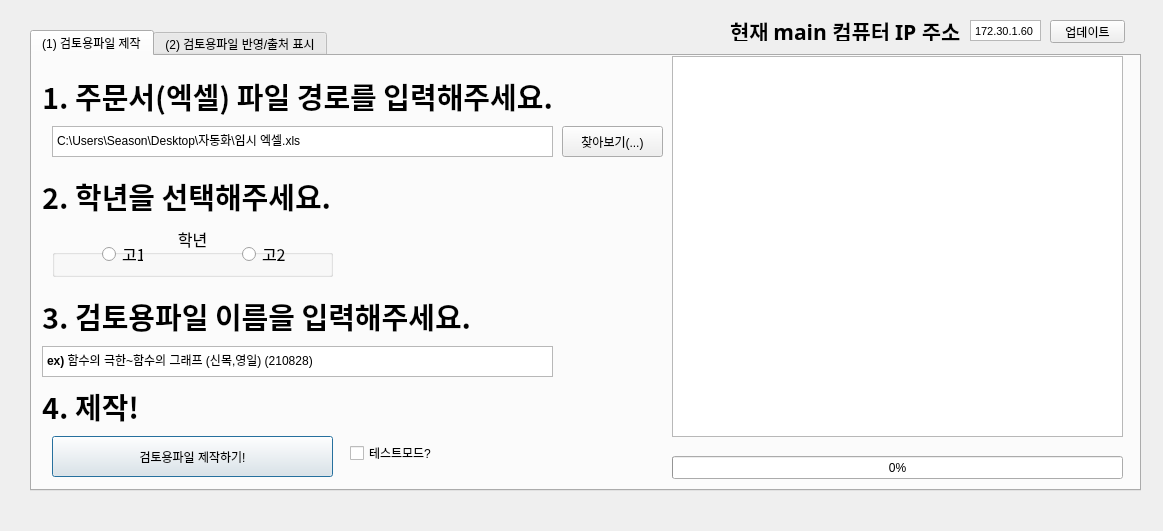
<?xml version="1.0" encoding="UTF-8"?>
<ui version="4.0">
 <class>main</class>
 <widget class="QDialog" name="main">
  <property name="geometry">
   <rect>
    <x>0</x>
    <y>0</y>
    <width>1163</width>
    <height>531</height>
   </rect>
  </property>
  <property name="sizePolicy">
   <sizepolicy hsizetype="Ignored" vsizetype="Ignored">
    <horstretch>0</horstretch>
    <verstretch>0</verstretch>
   </sizepolicy>
  </property>
  <property name="mouseTracking">
   <bool>false</bool>
  </property>
  <property name="windowTitle">
   <string notr="true">시험1</string>
  </property>
  <property name="autoFillBackground">
   <bool>true</bool>
  </property>
  <property name="sizeGripEnabled">
   <bool>false</bool>
  </property>
  <widget class="QTabWidget" name="tab_kind">
   <property name="geometry">
    <rect>
     <x>30</x>
     <y>30</y>
     <width>1111</width>
     <height>461</height>
    </rect>
   </property>
   <property name="currentIndex">
    <number>0</number>
   </property>
   <widget class="QWidget" name="first_tab">
    <attribute name="title">
     <string>(1) 검토용파일 제작</string>
    </attribute>
    <widget class="QLabel" name="label_third">
     <property name="geometry">
      <rect>
       <x>10</x>
       <y>240</y>
       <width>611</width>
       <height>41</height>
      </rect>
     </property>
     <property name="font">
      <font>
       <family>나눔고딕</family>
       <pointsize>22</pointsize>
       <weight>75</weight>
       <bold>true</bold>
      </font>
     </property>
     <property name="text">
      <string>3. 검토용파일 이름을 입력해주세요.</string>
     </property>
    </widget>
    <widget class="QTextEdit" name="QTextEdit_test_name">
     <property name="geometry">
      <rect>
       <x>10</x>
       <y>290</y>
       <width>511</width>
       <height>31</height>
      </rect>
     </property>
     <property name="font">
      <font>
       <family>Arial</family>
       <pointsize>9</pointsize>
      </font>
     </property>
     <property name="frameShadow">
      <enum>QFrame::Sunken</enum>
     </property>
     <property name="html">
      <string>&lt;!DOCTYPE HTML PUBLIC &quot;-//W3C//DTD HTML 4.0//EN&quot; &quot;http://www.w3.org/TR/REC-html40/strict.dtd&quot;&gt;
&lt;html&gt;&lt;head&gt;&lt;meta name=&quot;qrichtext&quot; content=&quot;1&quot; /&gt;&lt;style type=&quot;text/css&quot;&gt;
p, li { white-space: pre-wrap; }
&lt;/style&gt;&lt;/head&gt;&lt;body style=&quot; font-family:'Arial'; font-size:9pt; font-weight:400; font-style:normal;&quot;&gt;
&lt;p style=&quot; margin-top:0px; margin-bottom:0px; margin-left:0px; margin-right:0px; -qt-block-indent:0; text-indent:0px;&quot;&gt;&lt;span style=&quot; font-weight:600;&quot;&gt;ex)&lt;/span&gt; 함수의 극한~함수의 그래프 (신목,영일) (210828)&lt;/p&gt;&lt;/body&gt;&lt;/html&gt;</string>
     </property>
     <property name="overwriteMode">
      <bool>false</bool>
     </property>
    </widget>
    <widget class="QGroupBox" name="groupBox_grade">
     <property name="geometry">
      <rect>
       <x>20</x>
       <y>170</y>
       <width>281</width>
       <height>51</height>
      </rect>
     </property>
     <property name="font">
      <font>
       <family>나눔고딕</family>
       <pointsize>12</pointsize>
      </font>
     </property>
     <property name="title">
      <string>학년</string>
     </property>
     <property name="alignment">
      <set>Qt::AlignHCenter|Qt::AlignTop</set>
     </property>
     <widget class="QRadioButton" name="radioButton_grade1">
      <property name="geometry">
       <rect>
        <x>50</x>
        <y>20</y>
        <width>41</width>
        <height>16</height>
       </rect>
      </property>
      <property name="text">
       <string>고1</string>
      </property>
     </widget>
     <widget class="QRadioButton" name="radioButton_grade2">
      <property name="geometry">
       <rect>
        <x>190</x>
        <y>20</y>
        <width>51</width>
        <height>16</height>
       </rect>
      </property>
      <property name="text">
       <string>고2</string>
      </property>
     </widget>
    </widget>
    <widget class="QTextEdit" name="QTextEdit_excel_directory">
     <property name="geometry">
      <rect>
       <x>20</x>
       <y>70</y>
       <width>501</width>
       <height>31</height>
      </rect>
     </property>
     <property name="font">
      <font>
       <family>Arial</family>
       <pointsize>9</pointsize>
      </font>
     </property>
     <property name="toolTip">
      <string>&lt;html&gt;&lt;head/&gt;&lt;body&gt;&lt;pre style=&quot; margin-top:12px; margin-bottom:12px; margin-left:0px; margin-right:0px; -qt-block-indent:0; text-indent:0px; background-color:#ffffff;&quot;&gt;&lt;span style=&quot; font-family:'맑은 고딕'; font-size:9.8pt; color:#080808; background-color:#ffffff;&quot;&gt;엑셀파일의 경로를 입력해주면 됩니다&lt;/span&gt;&lt;span style=&quot; font-family:'JetBrains Mono','monospace'; font-size:9.8pt; color:#080808;&quot;&gt;.&lt;br/&gt;Ex) excel = r&amp;quot;C:\Users\Season\Desktop\&lt;/span&gt;&lt;span style=&quot; font-family:'맑은 고딕'; font-size:9.8pt; color:#080808;&quot;&gt;내신주문서&lt;/span&gt;&lt;span style=&quot; font-family:'JetBrains Mono','monospace'; font-size:9.8pt; color:#080808;&quot;&gt;.xlsx&amp;quot;&lt;br/&gt;&lt;/span&gt;&lt;span style=&quot; font-family:'맑은 고딕'; font-size:9.8pt; color:#080808;&quot;&gt;경로를 쉽게 따오는 방법은 해당 파일을 누르고 &lt;/span&gt;&lt;span style=&quot; font-family:'JetBrains Mono','monospace'; font-size:9.8pt; color:#080808;&quot;&gt;(Shift+F10)&lt;/span&gt;&lt;span style=&quot; font-family:'맑은 고딕'; font-size:9.8pt; color:#080808;&quot;&gt;을 누르고 &lt;/span&gt;&lt;span style=&quot; font-family:'JetBrains Mono','monospace'; font-size:9.8pt; color:#080808;&quot;&gt;A&lt;/span&gt;&lt;span style=&quot; font-family:'맑은 고딕'; font-size:9.8pt; color:#080808;&quot;&gt;를 누르면 경로가 자동으로 복사됩니다&lt;/span&gt;&lt;span style=&quot; font-family:'JetBrains Mono','monospace'; font-size:9.8pt; color:#080808;&quot;&gt;.&lt;br/&gt;&lt;/span&gt;&lt;span style=&quot; font-family:'맑은 고딕'; font-size:9.8pt; color:#080808;&quot;&gt;만약 엑셀파일을 내신주문서 대신 해당 부분만 따로 떼서 하실 경우 &lt;/span&gt;&lt;span style=&quot; font-family:'JetBrains Mono','monospace'; font-size:9.8pt; color:#080808;&quot;&gt;&amp;quot;&lt;/span&gt;&lt;span style=&quot; font-family:'맑은 고딕'; font-size:9.8pt; color:#080808;&quot;&gt;고&lt;/span&gt;&lt;span style=&quot; font-family:'JetBrains Mono','monospace'; font-size:9.8pt; color:#080808;&quot;&gt;1 2021&amp;quot; &lt;/span&gt;&lt;span style=&quot; font-family:'맑은 고딕'; font-size:9.8pt; color:#080808;&quot;&gt;또는 &lt;/span&gt;&lt;span style=&quot; font-family:'JetBrains Mono','monospace'; font-size:9.8pt; color:#080808;&quot;&gt;&amp;quot;&lt;/span&gt;&lt;span style=&quot; font-family:'맑은 고딕'; font-size:9.8pt; color:#080808;&quot;&gt;고&lt;/span&gt;&lt;span style=&quot; font-family:'JetBrains Mono','monospace'; font-size:9.8pt; color:#080808;&quot;&gt;2 2021&amp;quot; &lt;/span&gt;&lt;span style=&quot; font-family:'맑은 고딕'; font-size:9.8pt; color:#080808;&quot;&gt;로 시트 이름을 바꾸어 주세요&lt;/span&gt;&lt;span style=&quot; font-family:'JetBrains Mono','monospace'; font-size:9.8pt; color:#080808;&quot;&gt;.&lt;/span&gt;&lt;/pre&gt;&lt;/body&gt;&lt;/html&gt;</string>
     </property>
     <property name="toolTipDuration">
      <number>5000</number>
     </property>
     <property name="html">
      <string>&lt;!DOCTYPE HTML PUBLIC &quot;-//W3C//DTD HTML 4.0//EN&quot; &quot;http://www.w3.org/TR/REC-html40/strict.dtd&quot;&gt;
&lt;html&gt;&lt;head&gt;&lt;meta name=&quot;qrichtext&quot; content=&quot;1&quot; /&gt;&lt;style type=&quot;text/css&quot;&gt;
p, li { white-space: pre-wrap; }
&lt;/style&gt;&lt;/head&gt;&lt;body style=&quot; font-family:'Arial'; font-size:9pt; font-weight:400; font-style:normal;&quot;&gt;
&lt;p style=&quot; margin-top:0px; margin-bottom:0px; margin-left:0px; margin-right:0px; -qt-block-indent:0; text-indent:0px;&quot;&gt;C:\Users\Season\Desktop\자동화\임시 엑셀.xls&lt;/p&gt;&lt;/body&gt;&lt;/html&gt;</string>
     </property>
    </widget>
    <widget class="QLabel" name="label_fourth">
     <property name="geometry">
      <rect>
       <x>10</x>
       <y>330</y>
       <width>691</width>
       <height>41</height>
      </rect>
     </property>
     <property name="font">
      <font>
       <family>나눔고딕</family>
       <pointsize>22</pointsize>
       <weight>75</weight>
       <bold>true</bold>
      </font>
     </property>
     <property name="text">
      <string>4. 제작!</string>
     </property>
    </widget>
    <widget class="QLabel" name="label_second">
     <property name="geometry">
      <rect>
       <x>10</x>
       <y>120</y>
       <width>551</width>
       <height>41</height>
      </rect>
     </property>
     <property name="font">
      <font>
       <family>나눔고딕</family>
       <pointsize>22</pointsize>
       <weight>75</weight>
       <bold>true</bold>
      </font>
     </property>
     <property name="text">
      <string>2. 학년을 선택해주세요.</string>
     </property>
    </widget>
    <widget class="QLabel" name="label_first">
     <property name="geometry">
      <rect>
       <x>10</x>
       <y>20</y>
       <width>611</width>
       <height>41</height>
      </rect>
     </property>
     <property name="font">
      <font>
       <family>나눔고딕</family>
       <pointsize>22</pointsize>
       <weight>75</weight>
       <bold>true</bold>
      </font>
     </property>
     <property name="text">
      <string>1. 주문서(엑셀) 파일 경로를 입력해주세요.</string>
     </property>
    </widget>
    <widget class="QPushButton" name="pushButton_execute">
     <property name="geometry">
      <rect>
       <x>20</x>
       <y>380</y>
       <width>281</width>
       <height>41</height>
      </rect>
     </property>
     <property name="text">
      <string>검토용파일 제작하기!</string>
     </property>
    </widget>
    <widget class="QProgressBar" name="progressbar">
     <property name="geometry">
      <rect>
       <x>640</x>
       <y>400</y>
       <width>451</width>
       <height>23</height>
      </rect>
     </property>
     <property name="value">
      <number>0</number>
     </property>
     <property name="alignment">
      <set>Qt::AlignCenter</set>
     </property>
     <property name="orientation">
      <enum>Qt::Horizontal</enum>
     </property>
     <property name="invertedAppearance">
      <bool>false</bool>
     </property>
    </widget>
    <widget class="QTextBrowser" name="textBrowser_progress">
     <property name="geometry">
      <rect>
       <x>640</x>
       <y>0</y>
       <width>451</width>
       <height>381</height>
      </rect>
     </property>
    </widget>
    <widget class="QPushButton" name="pushButton_find_excel">
     <property name="geometry">
      <rect>
       <x>530</x>
       <y>70</y>
       <width>101</width>
       <height>31</height>
      </rect>
     </property>
     <property name="text">
      <string>찾아보기(...)</string>
     </property>
    </widget>
    <zorder>groupBox_grade</zorder>
    <zorder>textBrowser_progress</zorder>
    <zorder>QTextEdit_test_name</zorder>
    <zorder>label_fourth</zorder>
    <zorder>progressbar</zorder>
    <zorder>QTextEdit_excel_directory</zorder>
    <zorder>label_second</zorder>
    <zorder>label_first</zorder>
    <zorder>label_third</zorder>
    <zorder>pushButton_execute</zorder>
    <zorder>pushButton_find_excel</zorder>
   </widget>
   <widget class="QWidget" name="second_tab">
    <attribute name="title">
     <string>(2) 검토용파일 반영/출처 표시</string>
    </attribute>
    <widget class="QGroupBox" name="groupBox_grade_2">
     <property name="geometry">
      <rect>
       <x>20</x>
       <y>170</y>
       <width>281</width>
       <height>51</height>
      </rect>
     </property>
     <property name="font">
      <font>
       <family>나눔고딕</family>
       <pointsize>12</pointsize>
      </font>
     </property>
     <property name="title">
      <string>학년</string>
     </property>
     <property name="alignment">
      <set>Qt::AlignHCenter|Qt::AlignTop</set>
     </property>
     <widget class="QRadioButton" name="radioButton_grade1_2">
      <property name="geometry">
       <rect>
        <x>50</x>
        <y>20</y>
        <width>41</width>
        <height>16</height>
       </rect>
      </property>
      <property name="text">
       <string>고1</string>
      </property>
     </widget>
     <widget class="QRadioButton" name="radioButton_grade2_2">
      <property name="geometry">
       <rect>
        <x>190</x>
        <y>20</y>
        <width>51</width>
        <height>16</height>
       </rect>
      </property>
      <property name="text">
       <string>고2</string>
      </property>
     </widget>
    </widget>
    <widget class="QTextBrowser" name="textBrowser_progress_2">
     <property name="geometry">
      <rect>
       <x>640</x>
       <y>0</y>
       <width>451</width>
       <height>381</height>
      </rect>
     </property>
    </widget>
    <widget class="QTextEdit" name="QTextEdit_test_name_2">
     <property name="geometry">
      <rect>
       <x>10</x>
       <y>290</y>
       <width>511</width>
       <height>31</height>
      </rect>
     </property>
     <property name="font">
      <font>
       <family>Arial</family>
       <pointsize>9</pointsize>
      </font>
     </property>
     <property name="html">
      <string>&lt;!DOCTYPE HTML PUBLIC &quot;-//W3C//DTD HTML 4.0//EN&quot; &quot;http://www.w3.org/TR/REC-html40/strict.dtd&quot;&gt;
&lt;html&gt;&lt;head&gt;&lt;meta name=&quot;qrichtext&quot; content=&quot;1&quot; /&gt;&lt;style type=&quot;text/css&quot;&gt;
p, li { white-space: pre-wrap; }
&lt;/style&gt;&lt;/head&gt;&lt;body style=&quot; font-family:'Arial'; font-size:9pt; font-weight:400; font-style:normal;&quot;&gt;
&lt;p style=&quot; margin-top:0px; margin-bottom:0px; margin-left:0px; margin-right:0px; -qt-block-indent:0; text-indent:0px;&quot;&gt;&lt;span style=&quot; font-weight:600;&quot;&gt;ex)&lt;/span&gt; 함수의 극한~함수의 그래프 (210828)&lt;/p&gt;&lt;/body&gt;&lt;/html&gt;</string>
     </property>
    </widget>
    <widget class="QLabel" name="label_fourth_2">
     <property name="geometry">
      <rect>
       <x>10</x>
       <y>330</y>
       <width>401</width>
       <height>41</height>
      </rect>
     </property>
     <property name="font">
      <font>
       <family>나눔고딕</family>
       <pointsize>22</pointsize>
       <weight>75</weight>
       <bold>true</bold>
      </font>
     </property>
     <property name="text">
      <string>4. 반영!</string>
     </property>
    </widget>
    <widget class="QProgressBar" name="progressbar_2">
     <property name="geometry">
      <rect>
       <x>640</x>
       <y>400</y>
       <width>451</width>
       <height>23</height>
      </rect>
     </property>
     <property name="value">
      <number>0</number>
     </property>
     <property name="alignment">
      <set>Qt::AlignCenter</set>
     </property>
    </widget>
    <widget class="QTextEdit" name="QTextEdit_excel_directory_2">
     <property name="geometry">
      <rect>
       <x>20</x>
       <y>70</y>
       <width>501</width>
       <height>31</height>
      </rect>
     </property>
     <property name="font">
      <font>
       <family>Arial</family>
       <pointsize>9</pointsize>
      </font>
     </property>
     <property name="html">
      <string>&lt;!DOCTYPE HTML PUBLIC &quot;-//W3C//DTD HTML 4.0//EN&quot; &quot;http://www.w3.org/TR/REC-html40/strict.dtd&quot;&gt;
&lt;html&gt;&lt;head&gt;&lt;meta name=&quot;qrichtext&quot; content=&quot;1&quot; /&gt;&lt;style type=&quot;text/css&quot;&gt;
p, li { white-space: pre-wrap; }
&lt;/style&gt;&lt;/head&gt;&lt;body style=&quot; font-family:'Arial'; font-size:9pt; font-weight:400; font-style:normal;&quot;&gt;
&lt;p style=&quot; margin-top:0px; margin-bottom:0px; margin-left:0px; margin-right:0px; -qt-block-indent:0; text-indent:0px;&quot;&gt;&lt;span style=&quot; font-family:'Gulim'; font-weight:600;&quot;&gt;ex)&lt;/span&gt;&lt;span style=&quot; font-family:'Gulim';&quot;&gt; C:\Season\검토용파일.hwp&lt;/span&gt;&lt;/p&gt;&lt;/body&gt;&lt;/html&gt;</string>
     </property>
    </widget>
    <widget class="QLabel" name="label_second_2">
     <property name="geometry">
      <rect>
       <x>10</x>
       <y>120</y>
       <width>551</width>
       <height>41</height>
      </rect>
     </property>
     <property name="font">
      <font>
       <family>나눔고딕</family>
       <pointsize>22</pointsize>
       <weight>75</weight>
       <bold>true</bold>
      </font>
     </property>
     <property name="text">
      <string>2. 학년을 선택해주세요.</string>
     </property>
    </widget>
    <widget class="QLabel" name="label_first_2">
     <property name="geometry">
      <rect>
       <x>10</x>
       <y>20</y>
       <width>691</width>
       <height>41</height>
      </rect>
     </property>
     <property name="font">
      <font>
       <family>나눔고딕</family>
       <pointsize>22</pointsize>
       <weight>75</weight>
       <bold>true</bold>
      </font>
     </property>
     <property name="text">
      <string>1. 검토용파일 경로를 입력해주세요.</string>
     </property>
    </widget>
    <widget class="QPushButton" name="pushButton_execute_2">
     <property name="geometry">
      <rect>
       <x>20</x>
       <y>380</y>
       <width>281</width>
       <height>41</height>
      </rect>
     </property>
     <property name="text">
      <string>반영 진행</string>
     </property>
    </widget>
    <widget class="QLabel" name="label_third_2">
     <property name="geometry">
      <rect>
       <x>10</x>
       <y>240</y>
       <width>691</width>
       <height>41</height>
      </rect>
     </property>
     <property name="font">
      <font>
       <family>나눔고딕</family>
       <pointsize>22</pointsize>
       <weight>75</weight>
       <bold>true</bold>
      </font>
     </property>
     <property name="text">
      <string>3. 검토용파일 이름을 입력해주세요.</string>
     </property>
    </widget>
    <widget class="QPushButton" name="pushButton_find_excel_2">
     <property name="geometry">
      <rect>
       <x>530</x>
       <y>70</y>
       <width>101</width>
       <height>31</height>
      </rect>
     </property>
     <property name="text">
      <string>찾아보기(...)</string>
     </property>
    </widget>
   </widget>
  </widget>
  <widget class="QLabel" name="label_ip_address">
   <property name="geometry">
    <rect>
     <x>730</x>
     <y>20</y>
     <width>231</width>
     <height>21</height>
    </rect>
   </property>
   <property name="font">
    <font>
     <family>나눔고딕</family>
     <pointsize>16</pointsize>
     <weight>75</weight>
     <bold>true</bold>
    </font>
   </property>
   <property name="text">
    <string>현재 main 컴퓨터 IP 주소</string>
   </property>
  </widget>
  <widget class="QTextEdit" name="QTextEdit_ip_address">
   <property name="geometry">
    <rect>
     <x>970</x>
     <y>20</y>
     <width>71</width>
     <height>21</height>
    </rect>
   </property>
   <property name="font">
    <font>
     <family>Arial</family>
     <pointsize>8</pointsize>
    </font>
   </property>
   <property name="acceptDrops">
    <bool>false</bool>
   </property>
   <property name="verticalScrollBarPolicy">
    <enum>Qt::ScrollBarAlwaysOff</enum>
   </property>
   <property name="horizontalScrollBarPolicy">
    <enum>Qt::ScrollBarAsNeeded</enum>
   </property>
   <property name="html">
    <string>&lt;!DOCTYPE HTML PUBLIC &quot;-//W3C//DTD HTML 4.0//EN&quot; &quot;http://www.w3.org/TR/REC-html40/strict.dtd&quot;&gt;
&lt;html&gt;&lt;head&gt;&lt;meta name=&quot;qrichtext&quot; content=&quot;1&quot; /&gt;&lt;style type=&quot;text/css&quot;&gt;
p, li { white-space: pre-wrap; }
&lt;/style&gt;&lt;/head&gt;&lt;body style=&quot; font-family:'Arial'; font-size:8pt; font-weight:400; font-style:normal;&quot;&gt;
&lt;p style=&quot; margin-top:0px; margin-bottom:0px; margin-left:0px; margin-right:0px; -qt-block-indent:0; text-indent:0px;&quot;&gt;&lt;span style=&quot; font-family:'Gulim';&quot;&gt;172.30.1.60&lt;/span&gt;&lt;/p&gt;&lt;/body&gt;&lt;/html&gt;</string>
   </property>
  </widget>
  <widget class="QPushButton" name="pushButton_change_ip_address">
   <property name="geometry">
    <rect>
     <x>1050</x>
     <y>20</y>
     <width>75</width>
     <height>23</height>
    </rect>
   </property>
   <property name="font">
    <font>
     <family>Arial</family>
    </font>
   </property>
   <property name="text">
    <string>업데이트</string>
   </property>
  </widget>
  <widget class="QCheckBox" name="checkBox_testmode">
   <property name="geometry">
    <rect>
     <x>350</x>
     <y>445</y>
     <width>89</width>
     <height>16</height>
    </rect>
   </property>
   <property name="text">
    <string>테스트모드?</string>
   </property>
   <property name="iconSize">
    <size>
     <width>16</width>
     <height>16</height>
    </size>
   </property>
   <property name="checked">
    <bool>false</bool>
   </property>
   <property name="autoRepeat">
    <bool>false</bool>
   </property>
   <property name="autoExclusive">
    <bool>false</bool>
   </property>
   <property name="tristate">
    <bool>false</bool>
   </property>
  </widget>
 </widget>
 <resources/>
 <connections/>
</ui>
